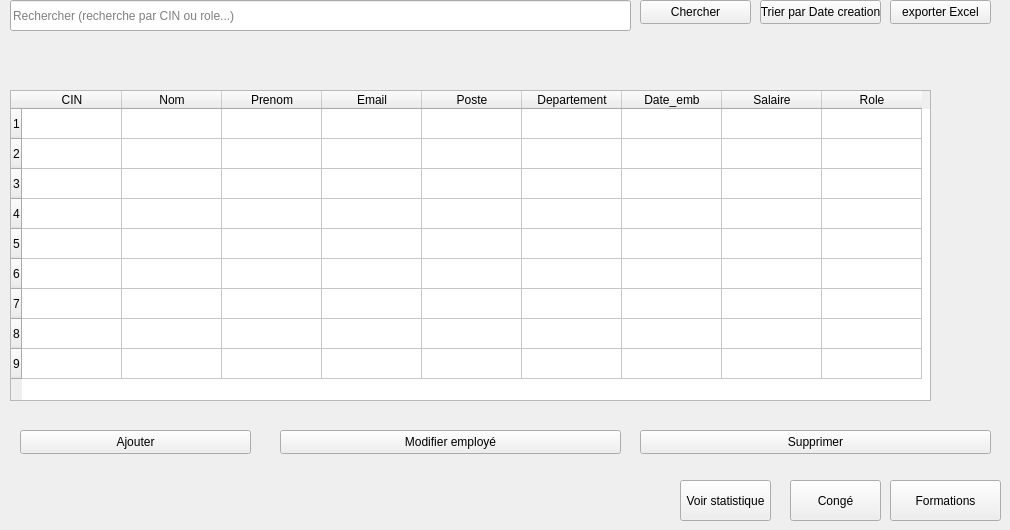
            <widget class="QWidget" name="page_Emp">
             <widget class="QTableWidget" name="TableEmp">
              <property name="geometry">
               <rect>
                <x>10</x>
                <y>90</y>
                <width>921</width>
                <height>311</height>
               </rect>
              </property>
              <property name="minimumSize">
               <size>
                <width>0</width>
                <height>280</height>
               </size>
              </property>
              <property name="rowCount">
               <number>9</number>
              </property>
              <property name="columnCount">
               <number>9</number>
              </property>
              <row/>
              <row/>
              <row/>
              <row/>
              <row/>
              <row/>
              <row/>
              <row/>
              <row/>
              <column>
               <property name="text">
                <string>CIN</string>
               </property>
              </column>
              <column>
               <property name="text">
                <string>Nom</string>
               </property>
              </column>
              <column>
               <property name="text">
                <string>Prenom</string>
               </property>
              </column>
              <column>
               <property name="text">
                <string>Email</string>
               </property>
              </column>
              <column>
               <property name="text">
                <string>Poste</string>
               </property>
              </column>
              <column>
               <property name="text">
                <string>Departement</string>
               </property>
              </column>
              <column>
               <property name="text">
                <string>Date_emb</string>
               </property>
              </column>
              <column>
               <property name="text">
                <string>Salaire</string>
               </property>
              </column>
              <column>
               <property name="text">
                <string>Role</string>
               </property>
              </column>
             </widget>
             <widget class="QLineEdit" name="lineSearchEmp">
              <property name="geometry">
               <rect>
                <x>10</x>
                <y>0</y>
                <width>621</width>
                <height>31</height>
               </rect>
              </property>
              <property name="text">
               <string/>
              </property>
              <property name="placeholderText">
               <string>Rechercher (recherche par CIN ou role...)</string>
              </property>
             </widget>
             <widget class="QPushButton" name="btnChercher_emp">
              <property name="geometry">
               <rect>
                <x>640</x>
                <y>0</y>
                <width>111</width>
                <height>24</height>
               </rect>
              </property>
              <property name="text">
               <string>Chercher</string>
              </property>
             </widget>
             <widget class="QPushButton" name="btnTrier_emp">
              <property name="geometry">
               <rect>
                <x>760</x>
                <y>0</y>
                <width>121</width>
                <height>24</height>
               </rect>
              </property>
              <property name="text">
               <string>Trier par Date creation</string>
              </property>
             </widget>
             <widget class="QPushButton" name="btnExporter_emp_excel">
              <property name="geometry">
               <rect>
                <x>890</x>
                <y>0</y>
                <width>101</width>
                <height>24</height>
               </rect>
              </property>
              <property name="text">
               <string>exporter Excel</string>
              </property>
             </widget>
             <widget class="QPushButton" name="btnExporter_emp_excel_3">
              <property name="geometry">
               <rect>
                <x>640</x>
                <y>430</y>
                <width>351</width>
                <height>24</height>
               </rect>
              </property>
              <property name="text">
               <string>Supprimer</string>
              </property>
             </widget>
             <widget class="QPushButton" name="btnTrier_emp_3">
              <property name="geometry">
               <rect>
                <x>280</x>
                <y>430</y>
                <width>341</width>
                <height>24</height>
               </rect>
              </property>
              <property name="text">
               <string>Modifier employé</string>
              </property>
             </widget>
             <widget class="QPushButton" name="btnAjouterEmp">
              <property name="geometry">
               <rect>
                <x>20</x>
                <y>430</y>
                <width>231</width>
                <height>24</height>
               </rect>
              </property>
              <property name="text">
               <string>Ajouter</string>
              </property>
             </widget>
             <widget class="QPushButton" name="btnConge_emp">
              <property name="geometry">
               <rect>
                <x>790</x>
                <y>480</y>
                <width>91</width>
                <height>41</height>
               </rect>
              </property>
              <property name="text">
               <string>Congé</string>
              </property>
             </widget>
             <widget class="QPushButton" name="btnConge_emp_2">
              <property name="geometry">
               <rect>
                <x>890</x>
                <y>480</y>
                <width>111</width>
                <height>41</height>
               </rect>
              </property>
              <property name="text">
               <string>Formations</string>
              </property>
             </widget>
             <widget class="QPushButton" name="btnConge_emp_3">
              <property name="geometry">
               <rect>
                <x>680</x>
                <y>480</y>
                <width>91</width>
                <height>41</height>
               </rect>
              </property>
              <property name="text">
               <string>Voir statistique</string>
              </property>
             </widget>
            </widget>
